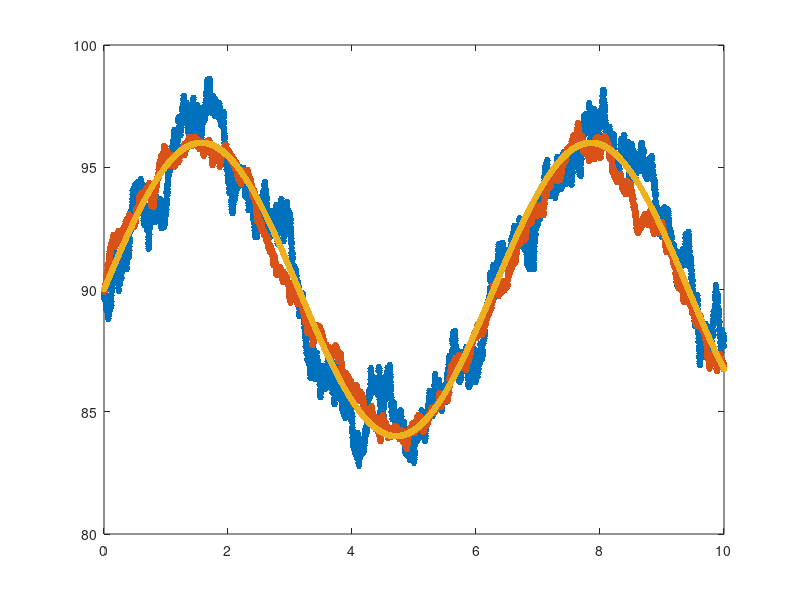

Recreate this plot in MATLAB. (Note: this script raises an error after producing the figure.)
%% Sliding Mode Control of Inverted Pendulum on Cart

clc; clear all; close all;

%% System Model

%  States: x = [x1, x2]^T = [theta, thetaDot]^T
%
%  | x1 | = |           x2           |
%  | x2 |   | f(x1, x2) + b(x1, x2)u |
%
%  f(x1, x2) = (m * g * l * sin(x1)) / (2 * J) + (m * g * (l + r) *
%  sin(x1)) / J
%  b(x1, x2) = 1 / J

%% System Parameters

mRod      = 0.01814; % [kg]
mBob      = 0.038; % [kg]
rBob      = 0.013; % [m]
l         = 0.1016; % [m]
g         = 9.81; % [m / s^2]
J         = 0.1; % [Nm]
J_rod     = (1 / 3) * mRod * l^2;
J_bob     = mBob * (l + rBob)^2;
J_eff     = J_rod + J_bob;

%% Control System Simulation

dt = 0.001;
t = dt:dt:10;
A = [1, dt; 0, 1];
B = 1 / J_eff;
H = eye(2);
P = 10 .* eye(2); P_obs = P; Pplus = P; P1 = P(1, 1); P2 = P(2, 2);
x = [pi / 2; 0]; xObs = x;
xHat = x; xHatPlus = x;
sigmaProcess = [deg2rad(0.1);
                deg2rad(0.002)]; % Disturbance

sigmaMeasure = [deg2rad(0.05);
                deg2rad(0.001)]; % Measurement Noise
Q = [sigmaProcess(1)^2, 0; 0, sigmaProcess(2)^2];
R = [sigmaMeasure(1)^2, 0; 0, sigmaMeasure(2)^2] / 100;

lambda = 5; k = 18;
controlSaturation = 30; % [Nm]

%{
x1Des = zeros(size(t));
x2Des = zeros(size(t));
x2DesDot = zeros(size(t));
%}

x1Des = pi / 2 + (pi / 30) .* sin(t);
x2Des = (pi / 30) .* cos(t);
x2DesDot = -(pi / 30) .* sin(t);
%}

%% System with No Observer
for i = 2:length(t)
    e = x(1, i - 1) - x1Des(i);
    eDot = x(2, i - 1) - x2Des(i);

    s = lambda * e + eDot;
    f = (mRod * g * (l / 2) * sin(x(1, i - 1))) / J_eff + (mBob * g * (l * rBob) * sin(x(1, i - 1))) / J_eff;
    b = 1 / J_eff;
    h = lambda * (x(2, i - 1) - x2Des(i)) + (f - x2DesDot(i));
    u(:, i) = -(1 / b) * (h + k * sign(s));
    
    if abs((u(i))) > controlSaturation
        u(i) = sign(u(i)) * controlSaturation;
    end

    xDot1 = x(2, i - 1);
    xDot2 = f + b * u(:, i);
    x1 = x(1, i - 1) + xDot1 * dt;
    x2 = x(2, i - 1) + xDot2 * dt;
    xProcess = [x1; x2] + [sigmaProcess(1) * randn; sigmaProcess(2) * randn];
    x(:, i) = H * xProcess + [sigmaMeasure(1) * randn; sigmaMeasure(2) * randn];

end

%% System with Observer
for i = 2:length(t)

    e = xObs(1, i - 1) - x1Des(i);
    eDot = xObs(2, i - 1) - x2Des(i);
    s = lambda * e + eDot;
    f = (mRod * g * (l / 2) * sin(xObs(1, i - 1))) / J_eff + (mBob * g * (l * rBob) * sin(xObs(1, i - 1))) / J_eff;
    b = 1 / J_eff;
    h = lambda * (xObs(2, i - 1) - x2Des(i)) + (f - x2DesDot(i));
    uObs(:, i) = -(1 / b) * (h + k * sign(s));
    if abs((uObs(i))) > controlSaturation
        u(i) = sign(uObs(i)) * controlSaturation;
    end

    xDot1 = xObs(2, i - 1);
    xDot2 = f + b * uObs(:, i);
    x1 = xObs(1, i - 1) + xDot1 * dt;
    x2 = xObs(2, i - 1) + xDot2 * dt;
    y(:, i) = [x1; x2] + [sigmaMeasure(1) * randn; sigmaMeasure(2) * randn];

    xHatMinus = [x1; x2] + [sigmaProcess(1) * randn; sigmaProcess(2) * randn];
    Pminus = A * Pplus * A' + Q;

    L = Pminus * H' * (inv(H * Pminus * H' + R)); L1(i) = L(1, 1); L2(i) = L(2, 2);
    xHatPlus = xHatMinus + L * (y(:, i) - H * xHatMinus);
    Pplus = (eye(2) - L * H) * Pminus; P1(:, i) = Pplus(1, 1); P2(:, i) = Pplus(2, 2);
    xObs(:, i) = xHatPlus;
end

%% Tracking Error Statistics

meanTrackingErrorNoObs = mean(rad2deg(x1Des - x(1, :)));
meanTrackingErrorObs = mean(rad2deg(x1Des - xObs(1, :)));
stdTrackingErrorNoObs = std(rad2deg(x1Des - x(1, :)));
stdTrackingErrorObs = std(rad2deg(x1Des - xObs(1, :)));
disp(['Mean Tracking Error without Observer: ', num2str(meanTrackingErrorNoObs), ' Degrees'])
disp(['Mean Tracking Error with Observer: ', num2str(meanTrackingErrorObs), ' Degrees'])
disp(['Standard Deviation Tracking Error without Observer: ', num2str(stdTrackingErrorNoObs), ' Degrees'])
disp(['Standard Deviation Tracking Error with Observer: ', num2str(stdTrackingErrorObs), ' Degrees'])

%% Plotting

settings.markerSize = 15;
settings.linewidth = 5;
settings.axisFont = 25;
settings.titleFont = 30;

figure()
plot(t, rad2deg(x(1, :)), '.', 'MarkerSize', settings.markerSize)
hold on
plot(t, rad2deg(xObs(1, :)), '.', 'MarkerSize', settings.markerSize)
hold on
plot(t, rad2deg(x1Des), '.', 'MarkerSize', settings.markerSize)
ax = gca; ax.FontSize = settings.axisFont; axis tight
xlabel('Time [Seconds]', 'Interpreter', 'Latex', 'FontSize', settings.axisFont)
ylabel('$\theta$ [Degrees]', 'Interpreter', 'Latex', 'FontSize', settings.axisFont)
legend('Raw Measurements', 'Kalman Filter', 'Reference', 'Interpreter', 'Latex', 'FontSize', settings.axisFont)
title('Control System Response', 'Interpreter', 'Latex', 'FontSize', settings.titleFont)

figure()
subplot(2, 1, 1)
plot(t, u, 'LineWidth', settings.linewidth)
ax = gca; ax.FontSize = settings.axisFont; axis tight
xlabel('Time [Seconds]', 'Interpreter', 'Latex', 'FontSize', settings.axisFont)
ylabel('$\tau$ [Nm]', 'Interpreter', 'Latex', 'FontSize', settings.axisFont)
subplot(2, 1, 2)
plot(t, uObs, 'LineWidth', settings.linewidth)
ax = gca; ax.FontSize = settings.axisFont; axis tight
xlabel('Time [Seconds]', 'Interpreter', 'Latex', 'FontSize', settings.axisFont)
ylabel('$\tau$ [Nm]', 'Interpreter', 'Latex', 'FontSize', settings.axisFont)
sgtitle('Controller Input', 'Interpreter', 'Latex', 'FontSize', settings.titleFont) 

figure()
plot(t, rad2deg(x1Des - x(1, :)), '.', 'MarkerSize', settings.markerSize)
hold on
plot(t, rad2deg(x1Des - xObs(1, :)), '.', 'MarkerSize', settings.markerSize)
ax = gca; ax.FontSize = settings.axisFont; axis tight
xlabel('Time [Seconds]', 'Interpreter', 'Latex', 'FontSize', settings.axisFont)
ylabel('$\theta$ [Degrees]', 'Interpreter', 'Latex', 'FontSize', settings.axisFont)
legend('Raw Measurements', 'Kalman Filter', 'Interpreter', 'Latex', 'Location', 'southeast', 'FontSize', settings.axisFont)
title('Tracking Error', 'Interpreter', 'Latex', 'FontSize', settings.titleFont)

